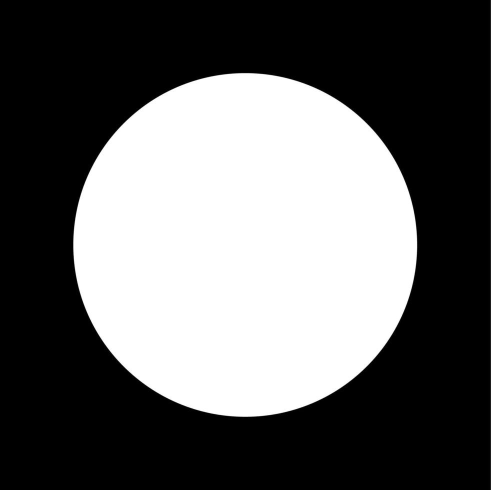
#> input picture assets/white-circle.jpeg, 981 x 980 px (shown at 1/2 size)
$ jupyter execute --allow-errors 2_HOG.ipynb
#> lines starting #> are read from the running program, lines starting #| are printed output that depends on the picture
[cell 1]
import sys
import os

# Adds the parent directory to the path
sys.path.append(os.path.abspath(".."))

[cell 2]
import cv2
import numpy as np
from matplotlib import pyplot as plt

raw_image = cv2.imread("../assets/white-circle.jpeg")
#> raw_image is the input picture: shape (980, 981, 3); min 0, max 255, mean 98.5
assert raw_image is not None
image = cv2.cvtColor(raw_image, cv2.COLOR_BGR2RGB)

[cell 3]
plt.imshow(image)
plt.title("Train image")
plt.show()

[cell 4]
image_resized = cv2.resize(image, (64, 128))
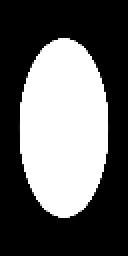
#> image_resized: shape (128, 64, 3) (shown 2 times larger); min 0, max 255, mean 98.2
plt.imshow(image_resized)
plt.title("Train resized image")
plt.show()

[cell 5]
import numpy as np

image_grayscale = cv2.cvtColor(image_resized, cv2.COLOR_BGR2GRAY).astype(
    np.float64
)
print(image_grayscale.shape)
#| (128, 64)

plt.imshow(image_grayscale, cmap="gray")
plt.title("Train resized grayscale image")
plt.show()

#> (a cell that did not finish here is left out)

[cell 7]
plt.figure(figsize=(15, 10))

# Original Image
plt.subplot(1, 5, 1)
plt.imshow(image_grayscale, cmap="gray")
plt.title("Original Grayscale")
plt.axis("off")

# Horizontal Gradient (Gx) - Highlights vertical edges
plt.subplot(1, 5, 2)
#> (the rest of this cell did not finish here and is left out)

[cell 8]
cell_size = 8
nbins = 9
h, w = image_grayscale.shape
#> h = 128; w = 64
cell_h, cell_w = h // cell_size, w // cell_size
#> cell_h = 16; cell_w = 8
print(f"Cell size: ({cell_h}, {cell_w})")
#| Cell size: (16, 8)

[cell 9]
# Extract the 8x8 patch for magnitude and angle
indices = [(2, 3), (3, 2), (6, 1), (0, 0), (7, 1)]

#> (the rest of this cell did not finish here and is left out)

[cell 10]
hog_cells = np.zeros((cell_h, cell_w, nbins))
#> (the rest of this cell did not finish here and is left out)

[cell 11]
block_size = 2
hog_features = []

for i in range(cell_h - block_size + 1):
    for j in range(cell_w - block_size + 1):
        block = hog_cells[i : i + block_size, j : j + block_size].flatten()
        norm = np.sqrt(np.sum(block**2) + 1e-6)
        hog_features.append(block / norm)
final_hog_array = np.array(hog_features).flatten()
#> final_hog_array = 3780 values from 0 to 0
